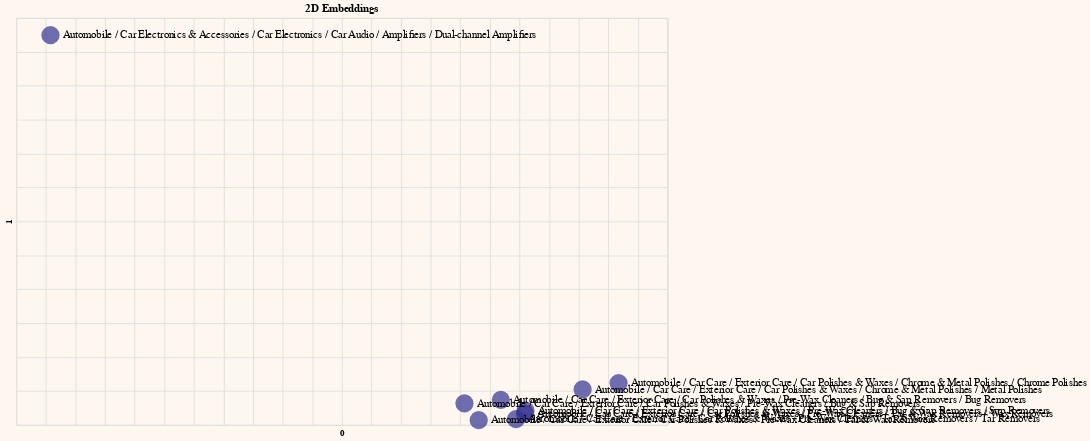

The cell this chart's notebook holds for it:
### Code cell
# Reduce embeddings to 2 principal components to aid visualization
embeds_pc2 = get_pc(embeds, 2)

# Add the principal components to dataframe
df_pc2 = pd.concat([df1, pd.DataFrame(embeds_pc2)], axis=1)

# Plot the 2D embeddings on a chart
df_pc2.columns = df_pc2.columns.astype(str)
generate_chart(df_pc2.iloc[:sample],'0','1',title='2D Embeddings')

### Figure 1 — Vega-Lite specification as saved in the notebook (floating-point values rounded to 4 significant figures; data arrays with more than 128 entries replaced by an {"elided": "..."} marker saying what was removed)
{"config": {"view": {"continuousWidth": 300, "continuousHeight": 300}, "background": "#FDF7F0", "legend": {"labelFontSize": 18, "orient": "bottom", "titleFontSize": 18}}, "layer": [{"mark": {"type": "circle", "size": 500}, "encoding": {"color": {"value": "#333293"}, "tooltip": [{"field": "category_path", "type": "nominal"}], "x": {"axis": {"domain": false, "labels": false, "ticks": false}, "field": "0", "scale": {"zero": false}, "type": "quantitative"}, "y": {"axis": {"domain": false, "labels": false, "ticks": false}, "field": "1", "scale": {"zero": false}, "type": "quantitative"}}}, {"mark": {"type": "text", "align": "left", "baseline": "middle", "color": "black", "dx": 15, "size": 13}, "encoding": {"color": {"value": "black"}, "text": {"field": "category_path", "type": "nominal"}, "tooltip": [{"field": "category_path", "type": "nominal"}], "x": {"axis": {"domain": false, "labels": false, "ticks": false}, "field": "0", "scale": {"zero": false}, "type": "quantitative"}, "y": {"axis": {"domain": false, "labels": false, "ticks": false}, "field": "1", "scale": {"zero": false}, "type": "quantitative"}}}], "data": {"name": "data-31bc3148ca756beada61e50566b3fc96"}, "height": 500, "title": "2D Embeddings", "width": 800, "$schema": "https://vega.github.io/schema/vega-lite/v5.20.1.json", "datasets": {"data-31bc3148ca756beada61e50566b3fc96": [{"category_path": "Automobile / Car Care / Exterior Care / Car Polishes & Waxes / Chrome & Metal Polishes / Chrome Polishes", "query_embeds": {"elided": "1536 float values"}, "0": -0.01652, "1": -0.3383}, {"category_path": "Automobile / Car Care / Exterior Care / Car Polishes & Waxes / Chrome & Metal Polishes / Metal Polishes", "query_embeds": {"elided": "1536 float values"}, "0": -0.02867, "1": -0.3477}, {"category_path": "Automobile / Car Care / Exterior Care / Car Polishes & Waxes / Pre-Wax Cleaners / Bug & Sap Removers", "query_embeds": {"elided": "1536 float values"}, "0": -0.06859, "1": -0.3682}, {"category_path": "Automobile / Car Care / Exterior Care / Car Polishes & Waxes / Pre-Wax Cleaners / Bug & Sap Removers / Bug Removers", "query_embeds": {"elided": "1536 float values"}, "0": -0.0563, "1": -0.363}, {"category_path": "Automobile / Car Care / Exterior Care / Car Polishes & Waxes / Pre-Wax Cleaners / Bug & Sap Removers / Sap Removers", "query_embeds": {"elided": "1536 float values"}, "0": -0.04797, "1": -0.3791}, {"category_path": "Automobile / Car Care / Exterior Care / Car Polishes & Waxes / Pre-Wax Cleaners / Tar & Wax Removers", "query_embeds": {"elided": "1536 float values"}, "0": -0.06377, "1": -0.393}, {"category_path": "Automobile / Car Care / Exterior Care / Car Polishes & Waxes / Pre-Wax Cleaners / Tar & Wax Removers / Tar Removers", "query_embeds": {"elided": "1536 float values"}, "0": -0.05117, "1": -0.3915}, {"category_path": "Automobile / Car Care / Exterior Care / Car Polishes & Waxes / Pre-Wax Cleaners / Tar & Wax Removers / Wax Removers", "query_embeds": {"elided": "1536 float values"}, "0": -0.04814, "1": -0.3833}, {"category_path": "Automobile / Car Electronics & Accessories / Car Electronics / Car Audio / Amplifiers / Dual-channel Amplifiers", "query_embeds": {"elided": "1536 float values"}, "0": -0.2084, "1": 0.1745}]}}
